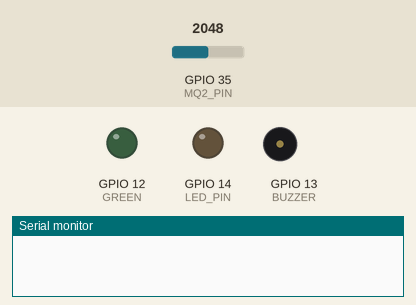
This sketch was run on a simulated ESP32. Shown: output pins drawn as LEDs (lit = HIGH), buzzer (waves = sounding, pin HIGH), the last lines printed to the serial monitor. Dashed ring = blinking. The test bench sets the inputs (shaded band); at power-on: GPIO 35 (MQ2_PIN) = 2048. WiFi joins after 1.5 s; servers stay silent unless stated.

Above: at 3.0 s.
3.1 s: GPIO 35 (MQ2_PIN) set to 1845
6.1 s: GPIO 35 (MQ2_PIN) set to 1728
At 7.7 s:
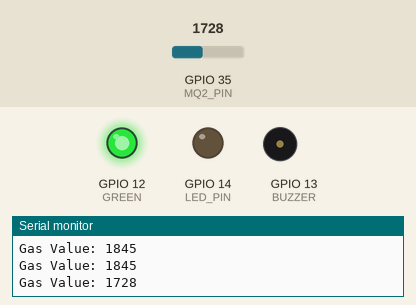
8.5 s: GPIO 35 (MQ2_PIN) set to 1840
At 9.15 s:
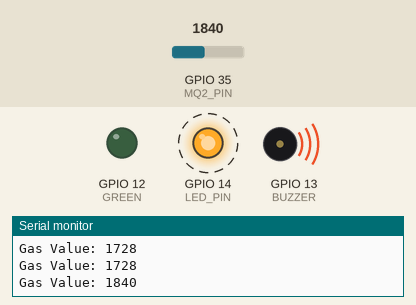
11.5 s: GPIO 35 (MQ2_PIN) set to 1760
At 12.7 s:
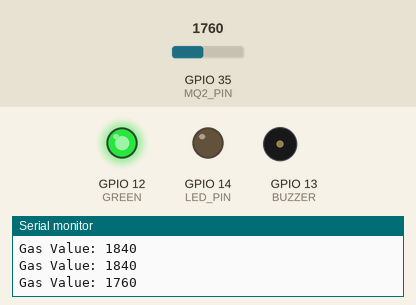
Timing chart, 0 to 14.5 s (numbered marks = the images above; inputs shaded):
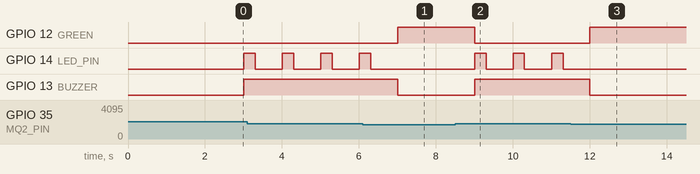

Measured:
- the behaviour switches between 1801 and 1800 on GPIO 35 (MQ2_PIN) (found by bisection; images 0 and 1)
- after the input at 6.1 s, GPIO 12 (GREEN): LOW → HIGH after 0.91 s; GPIO 14 (LED_PIN): goes on until 6.3 s, then stays LOW; GPIO 13 (BUZZER): HIGH → LOW after 0.91 s
- after the input at 8.5 s, GPIO 12 (GREEN): HIGH → LOW after 0.51 s; GPIO 14 (LED_PIN): alternates HIGH for 0.30 s and LOW for 0.70 s, starting after 0.51 s; GPIO 13 (BUZZER): LOW → HIGH after 0.51 s
- after the input at 11.5 s, GPIO 12 (GREEN): LOW → HIGH after 0.51 s; GPIO 14 (LED_PIN): stops changing and stays LOW; GPIO 13 (BUZZER): HIGH → LOW after 0.51 s
- by itself, GPIO 14 (LED_PIN): alternates HIGH for 0.30 s and LOW for 0.70 s

The sketch:

123Gasdetectioncode.ino
```cpp
/***************************************************
 *  SAFESNIFF - IoT Gas Leakage Alert System
 *  Hardware: ESP32 + MQ-2 Gas Sensor + Buzzer + LED
 *  Platform: Arduino + Blynk IoT
 *
 *  Features:
 *    - Monitors MQ-2 gas sensor values in real-time
 *    - Displays live readings on Blynk dashboard gauge
 *    - Sends push notifications on gas detection
 *    - Blinking red LED + buzzer alert on detection
 *    - Manual buzzer stop control via Blynk button
 *
 *  IMPORTANT: Replace placeholder values with your own
 *  credentials before uploading to your device.
 ***************************************************/

/* ---- Blynk Template Settings ---- */
#define BLYNK_TEMPLATE_ID   "YOUR_TEMPLATE_ID"
#define BLYNK_TEMPLATE_NAME "YOUR_TEMPLATE_NAME"
#define BLYNK_AUTH_TOKEN    "YOUR_AUTH_TOKEN"

/* ---- Debugging Output ---- */
#define BLYNK_PRINT Serial

/* ---- Library Includes ---- */
#include <WiFi.h>
#include <WiFiClient.h>
#include <BlynkSimpleEsp32.h>

/* ---- WiFi Credentials ---- */
char auth[] = BLYNK_AUTH_TOKEN;    // Blynk Auth Token
char ssid[] = "YOUR_WIFI_SSID";    // Wi-Fi SSID
char pass[] = "YOUR_WIFI_PASS";    // Wi-Fi Password

/* ---- Pin Definitions ---- */
#define MQ2_PIN   35  // Analog input pin for MQ-2
#define LED_PIN   14  // Red alert LED
#define BUZZER    13  // Buzzer pin
#define GREEN     12  // Green "safe" LED

/* ---- Variables ---- */
int gasValue = 0;                  // Latest gas sensor reading
int threshold = 1800;              // Gas detection threshold (set according to your own sensor)
bool buzzerOverride = false;       // Manual buzzer control flag
bool alertSent = false;            // Prevent duplicate alerts
bool blinkState = false;           // For LED blinking effect

/* ---- Blynk Virtual Widgets ---- */
WidgetLED appLED(V1); // Virtual LED widget for gas detection status

BlynkTimer timer;

/* ---- Blynk Function: Manual Buzzer Control ---- */
BLYNK_WRITE(V2) {
  buzzerOverride = param.asInt(); // 1 = override buzzer, 0 = normal
}

/* ---- Setup ---- */
void setup() {
  Serial.begin(9600);

  pinMode(MQ2_PIN, INPUT);
  pinMode(LED_PIN, OUTPUT);
  pinMode(BUZZER, OUTPUT);
  pinMode(GREEN, OUTPUT);

  // Connect to Blynk + Wi-Fi
  Blynk.begin(auth, ssid, pass);

  // Check gas every 1 second
  timer.setInterval(1000L, checkGasLevel);

  // Blink LED every 0.5 seconds for SOS alert
  timer.setInterval(500L, blinkLED);
}

/* ---- Main Loop ---- */
void loop() {
  Blynk.run();
  timer.run();
}

/* ---- Gas Detection Logic ---- */
void checkGasLevel() {
  int total = 0;

  // Take 10 readings for a stable average
  for (int i = 0; i < 10; i++) {
    total += analogRead(MQ2_PIN);
    delay(20);
  }
  gasValue = total / 10;

  // Send reading to Blynk gauge widget
  Blynk.virtualWrite(V0, gasValue);

  // Print for debugging
  Serial.print("Gas Value: ");
  Serial.println(gasValue);

  // Gas detected
  if (gasValue > threshold && !buzzerOverride) {
    digitalWrite(GREEN, LOW);   // Turn off safe LED
    digitalWrite(BUZZER, HIGH); // Turn on buzzer
    appLED.on();                // Virtual LED ON in Blynk

    // Send notification only once until cleared
    if (!alertSent) {
      Blynk.logEvent("gas_alert", "⚠️ Gas Leak Detected! Check Immediately.");
      alertSent = true;
    }
  }
  // Safe condition
  else {
    digitalWrite(GREEN, HIGH);  // Safe LED ON
    digitalWrite(BUZZER, LOW);  // Buzzer OFF
    digitalWrite(LED_PIN, LOW); // Stop blinking LED
    appLED.off();               // Virtual LED OFF in Blynk
    alertSent = false;
  }
}

/* ---- Blinking LED Logic ---- */
void blinkLED() {
  if (gasValue > threshold && !buzzerOverride) {
    blinkState = !blinkState;
    digitalWrite(LED_PIN, blinkState);
  } else {
    blinkState = false;
    digitalWrite(LED_PIN, LOW);
  }
}
```
